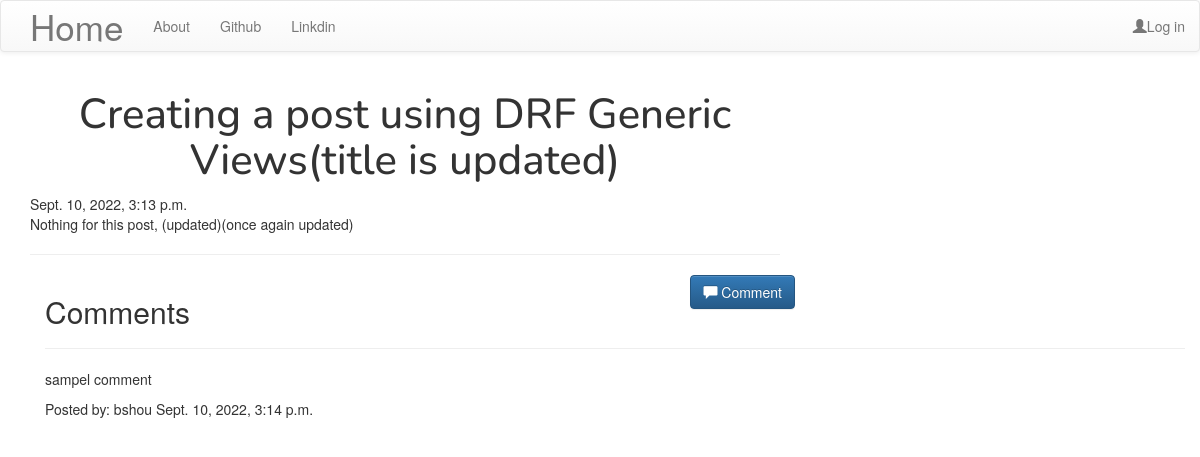
Page /blog/posts/1/ on the committed database.
### blog/models.py (models this page shows, shortened)
class Post(models.Model):
    author = models.ForeignKey('auth.User',on_delete=models.CASCADE)
    title = models.CharField(max_length=260)
    text = models.TextField()
    created_date = models.DateTimeField(default=timezone.localtime)
    published_date = models.DateTimeField(blank=True,null=True)
    slug = models.SlugField(max_length = 200,null = True,blank = True)

class Comment(models.Model):
    post = models.ForeignKey('blog.Post',related_name='comments',on_delete=models.CASCADE)
    author = models.CharField(max_length=200)
    title = models.CharField(max_length=50)
    text = models.TextField()
    approved_comment = models.BooleanField(default=False)
    created_date = models.DateTimeField(default=timezone.localtime)  ####################

### blog/views.py (the view)
# urls.py: re_path(r'^posts/(?P<pk>\d+)/$',PostDetailView.as_view(),name='post_detail'),
class PostDetailView(DetailView):
    model = Post

### blog/templates/blog/post_detail.html (shortened to what this page needs)
{% extends "base.html" %}
{% block content %}
<h1 class="posttitle loader"> {{ post.title }} </h1>
{% if post.published_date %}
  <div class="date postdate">
    {{ post.published_date }}
  </div>
{% else %}
  <a class="btn btn-primary" href="{% url 'publish_post' pk=post.pk %}"> Publish </a>
{% endif %}
<p id ="postcontent loader"> {{ post.text|safe|linebreaksbr }} </p>
<hr>
<a class="btn btn-primary btn-comment" href="{% url "comment" pk=post.pk %}"> <span class="glyphicon glyphicon-comment"></span> Comment </a>
<div class="container">
  {% if not empty %}
  <h2>Comments </h2>
  {% endif %}
  {% for comment in post.comments.all %}
  {% if user.is_authenticated or comment.approved_comment %}
      {% if comment.approved_comment %}
      <hr>
      {% endif %}
      <p> {{ comment.text|safe|linebreaks }} </p>
      <p> Posted by: {{comment.author}}
      {{ comment.created_date }}
  {% endif %}
  {% empty %}
  <p> No comments!</p>
  {% endfor %}
</div>
{% endblock %}

### blog/static/css/blog.css (style rules this page uses)
.postdate { text-align: left; }
.posttitle { font-family: 'Nunito', sans-serif; font-size: 3em; text-align:center; }
.btn-comment { position:absolute; right:0px; }
.loader { filter:hue-rotate(0deg); color:linear-gradient(45deg,#0f8,#08f); animation:hue 10000ms infinite linear; }

### blog/static/css/alert.css (style rules this page uses)
* { margin: 0; padding: 0; box-sizing: border-box; }

### rows in the picture
Post: title "Creating a post using DRF Generic Views(title is updated)", published_date "Sept. 10, 2022, 3:13 p.m.", text "Nothing for this post, (updated)(once again updated)"
Comment: approved_comment True (drawn), text "sampel comment", author "bshou", created_date "Sept. 10, 2022, 3:14 p.m."
